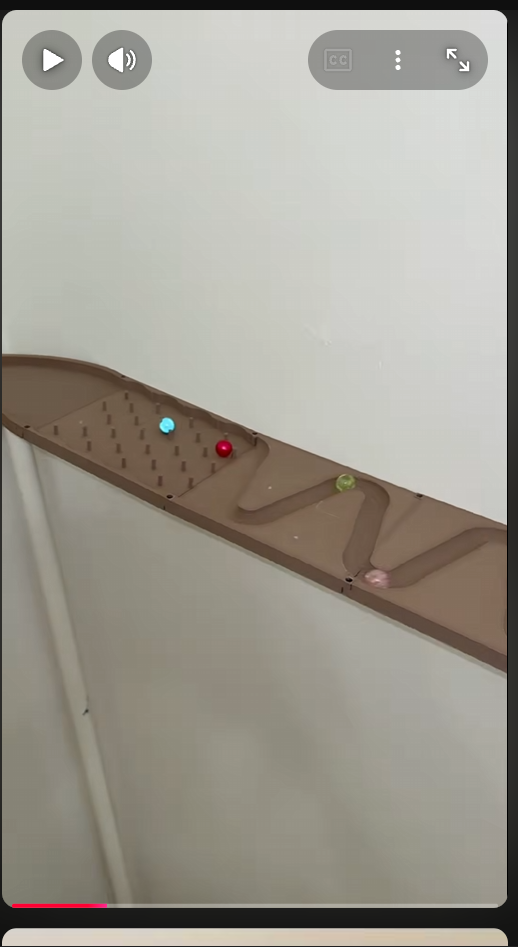
#> input picture docs/references/sloped_course_layout_reference.png, 518 x 947 px
$ python -i track_lab.py   (imports and definitions only)
#> lines starting #> are read from the running program, lines starting #| are printed output that depends on the picture
"""Render the track visual lab: hero stills, module lenses, sheets, a clip.

An art driver, like ``visual_lab.py`` and separate from it. It launches Godot
against ``scenes/TrackLabRender.tscn``, which builds the V2 machine from the
module scripts under ``godot/assets/marble_machine/v2/`` and photographs it. It
loads no replay, imports nothing from ``race`` or ``engine``, and cannot change
what a race does.

Finding Godot, in order: ``--godot``, then ``$GODOT_BIN`` or ``$GODOT4_BIN``,
then the PATH. The same rule every other render tool here follows.

Typical use::

    python tools/track_lab.py shots      # the six required stills
    python tools/track_lab.py sheets     # module sheet + target comparison
    python tools/track_lab.py sweeps     # elevation and azimuth sheets
    python tools/track_lab.py motion     # the short clip
    python tools/track_lab.py all
"""

from __future__ import annotations

import argparse
import glob
import os
import shutil
import subprocess
import sys
import time

from PIL import Image, ImageDraw, ImageFont

REPO = os.path.dirname(os.path.dirname(os.path.abspath(__file__)))
GODOT_PROJECT = os.path.join(REPO, "godot")
RENDER_SCENE = "scenes/TrackLabRender.tscn"

OUT_DOCS = os.path.join(REPO, "docs", "validation", "track_visual_v2")
OUT_MEDIA = os.path.join(REPO, "output", "track_visual_v2")
REFERENCE = os.path.join(REPO, "docs", "references",
                         "neon_marble_machine_concept.png")

WIDTH = 1080
HEIGHT = 1920
CLIP_FPS = 30
CLIP_SECONDS = 4.0

# Output revision. Renders are written as `<module>_<TAG>.png` so a refinement
# pass lands beside the version it refines instead of overwriting it - the
# point of a review branch is that the previous answer is still on disk to be
# compared against.
TAG = "v22"
TAG_LABEL = "V2.2"

# The reference sheet is a multi-panel infographic; its left column is the
# hero render of the machine and the only part a hero frame can be compared
# against. This fraction is the column's right edge.
REFERENCE_HERO_FRACTION = 0.335

HERO_SHOTS = ("hero", "start", "bowl", "track", "upper")
ELEVATION_SHOTS = ("e16", "e20", "e24", "e28")
AZIMUTH_SHOTS = ("a18", "a34", "a50", "a66")

GODOT_ENV_VARS = ("GODOT_BIN", "GODOT4_BIN")
GODOT_ON_PATH = ("godot", "godot4", "Godot_v4.7.2-stable_win64.exe")


class LabError(RuntimeError):
    """The render did not produce what was asked for."""


# --- locating Godot -------------------------------------------------------


# [82 lines left out: functions find_godot, run_godot, render_stills, render_clip, not called in this run]


# --- sheets ---------------------------------------------------------------


def _font(size: int) -> ImageFont.ImageFont:
    for name in ("segoeuib.ttf", "arialbd.ttf", "DejaVuSans-Bold.ttf"):
        try:
            return ImageFont.truetype(name, size)
        except OSError:
            continue
    return ImageFont.load_default()


def _labelled(image: Image.Image, text: str, height: int) -> Image.Image:
    """One panel, scaled to `height`, with a caption bar under it."""
    scale = height / image.height
    panel = image.resize((max(1, int(image.width * scale)), height),
                         Image.LANCZOS)
    bar = 54
    out = Image.new("RGB", (panel.width, height + bar), (10, 14, 20))
    out.paste(panel, (0, 0))
    draw = ImageDraw.Draw(out)
    draw.text((16, height + 14), text, font=_font(26), fill=(214, 232, 244))
    return out


def _row(panels: list[Image.Image], gap: int = 14) -> Image.Image:
    width = sum(p.width for p in panels) + gap * (len(panels) - 1)
    height = max(p.height for p in panels)
    sheet = Image.new("RGB", (width, height), (10, 14, 20))
    x = 0
    for panel in panels:
        sheet.paste(panel, (x, 0))
        x += panel.width + gap
    return sheet


# [34 lines left out: functions module_sheet, target_comparison, sweep_sheet, not called in this run]


def phone_sheet(hero: str, destination: str) -> None:
    """The hero at the size a phone actually shows it, beside a 2x crop.

    A hero frame is reviewed at 1080x1920 and then shipped to a screen a
    third that size, and detail that survives one does not always survive the
    other. The crop is there so the sheet answers both questions at once.
    """
#> called with destination = 'out.png'
    full = Image.open(hero)
#> full is the input picture: PIL image 518x947 RGBA; mean R, G, B, A 159.2, 155.7, 146.1, 255
    small = full.resize((390, int(390 * full.height / full.width)),
                        Image.LANCZOS)
    crop = full.crop((int(full.width * 0.18), int(full.height * 0.26),
                      int(full.width * 0.86), int(full.height * 0.62)))
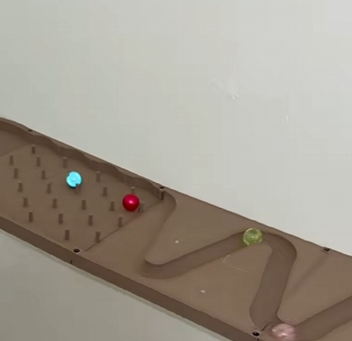
#> crop: PIL image 352x341 RGBA; mean R, G, B, A 163.2, 156.4, 145.1, 255
    crop = crop.resize((390, int(390 * crop.height / crop.width)), Image.LANCZOS)
#> crop: PIL image 390x377 RGBA
    panels = [_labelled(small, "PHONE 390px", small.height),
              _labelled(crop, "PHONE DETAIL", small.height)]
#> in _labelled, `out = Image.new("RGB", (panel.width, height + bar), (10, 14, 20))`:
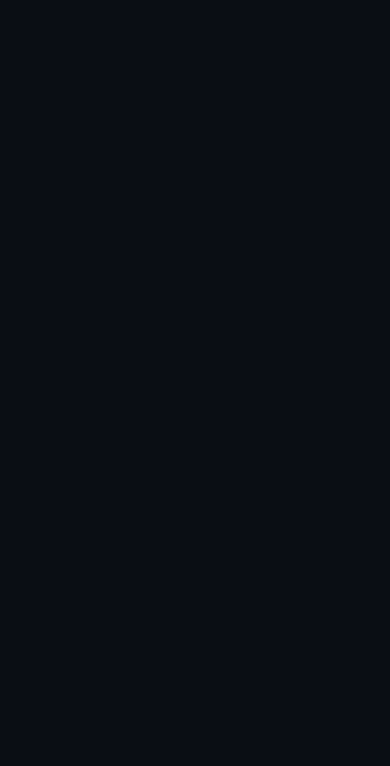
#> out: PIL image 390x766 RGB; mean R, G, B 10, 14, 20
#> in _labelled, `out.paste(panel, (0, 0))`:
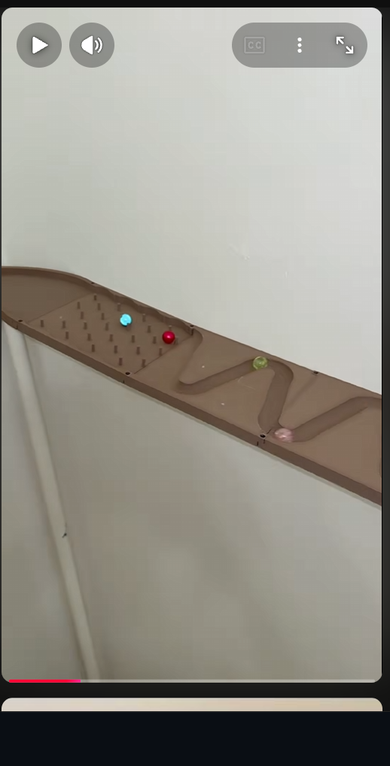
#> out: PIL image 390x766 RGB; mean R, G, B 148.7, 145.7, 137.3
#> call 2 of _labelled, with text = 'PHONE DETAIL', height = 712
#> in _labelled (call 2), `scale = height / image.height`: scale = 1.89
#> in _labelled (call 2), `out = Image.new("RGB", (panel.width, height + bar), (10, 14, 20))`:
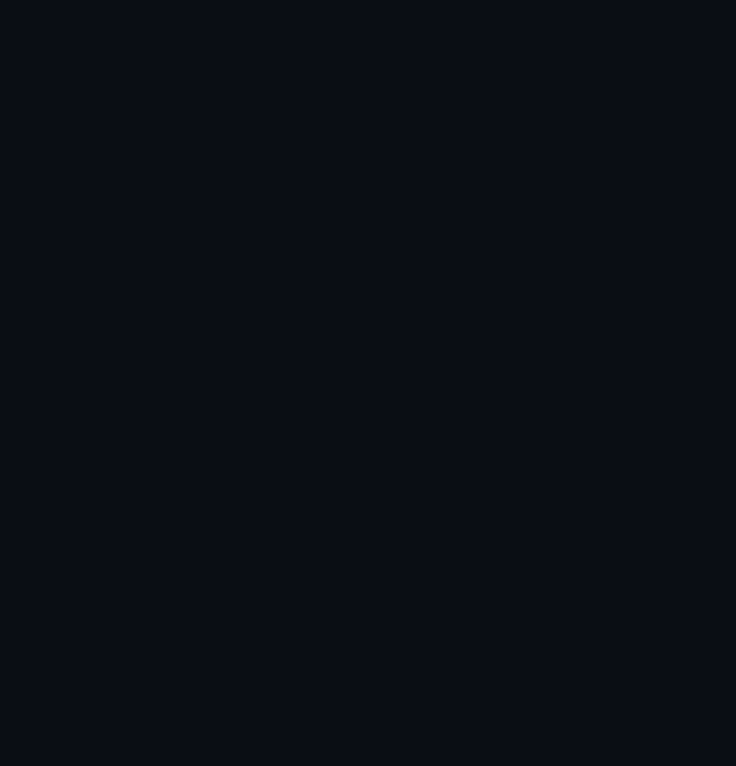
#> out: PIL image 736x766 RGB; mean R, G, B 10, 14, 20
#> in _labelled (call 2), `out.paste(panel, (0, 0))`:
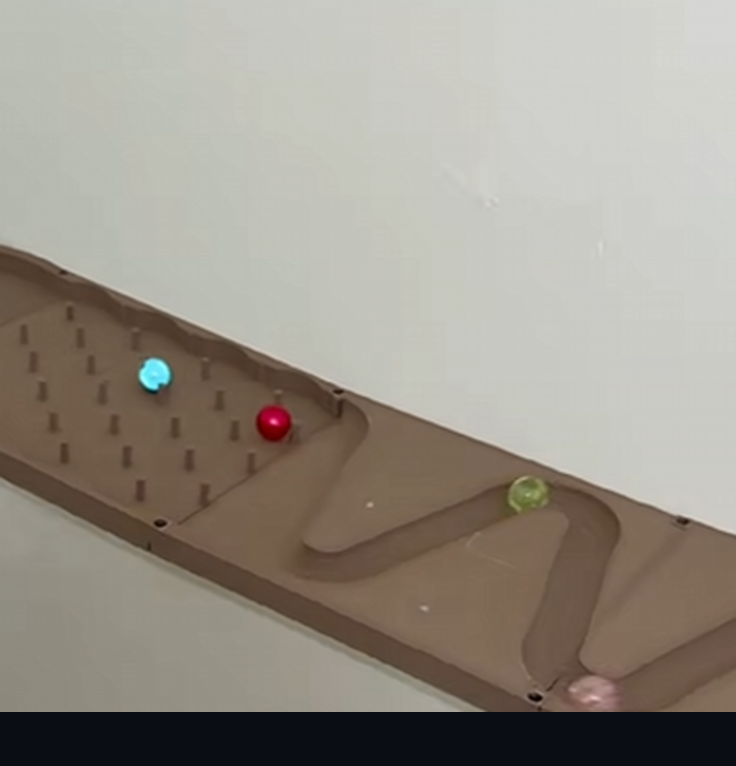
#> out: PIL image 736x766 RGB; mean R, G, B 152.4, 146.3, 136.3
    _row(panels).save(destination)
#> in _row, `width = sum(p.width for p in panels) + gap * (len(panels) - 1)`: width = 1140
#> in _row, `height = max(p.height for p in panels)`: height = 766
#> in _row, `sheet = Image.new("RGB", (width, height), (10, 14, 20))`:
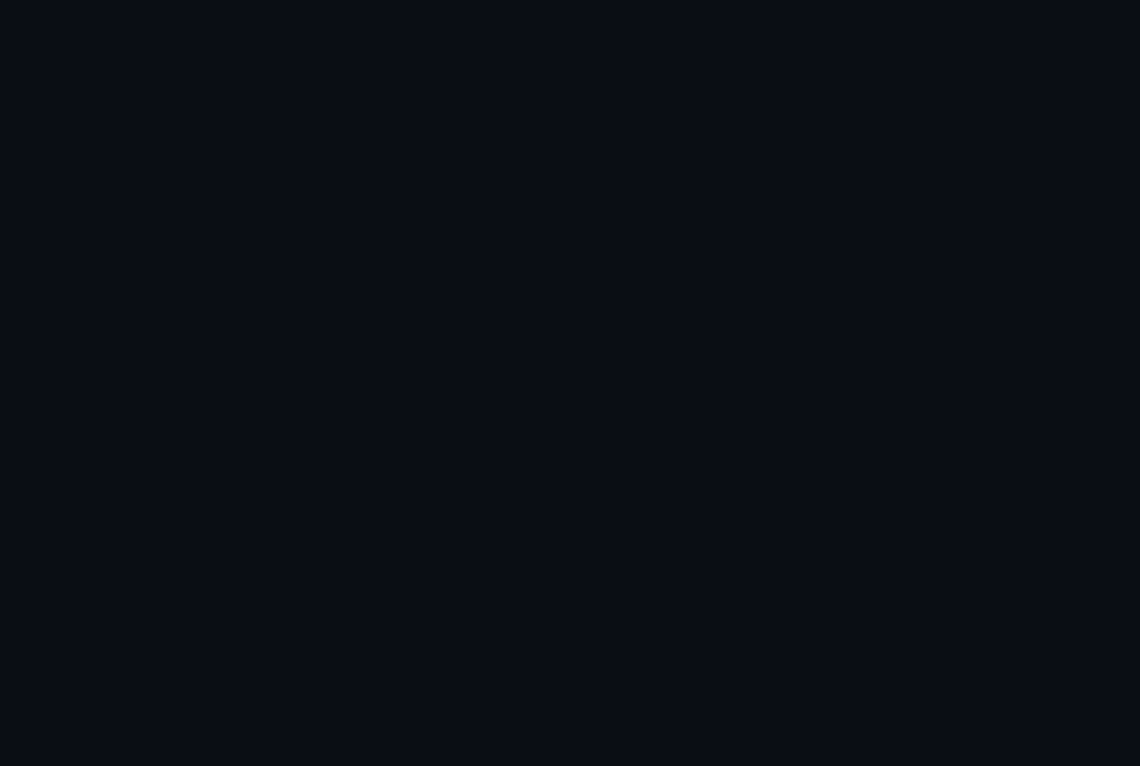
#> sheet: PIL image 1140x766 RGB; mean R, G, B 10, 14, 20
#> the loop in _row, `for panel in panels:` made 2 passes
#> x on passes 1 to 2: 404, 1154
#> after the loop in _row, `for panel in panels:`:
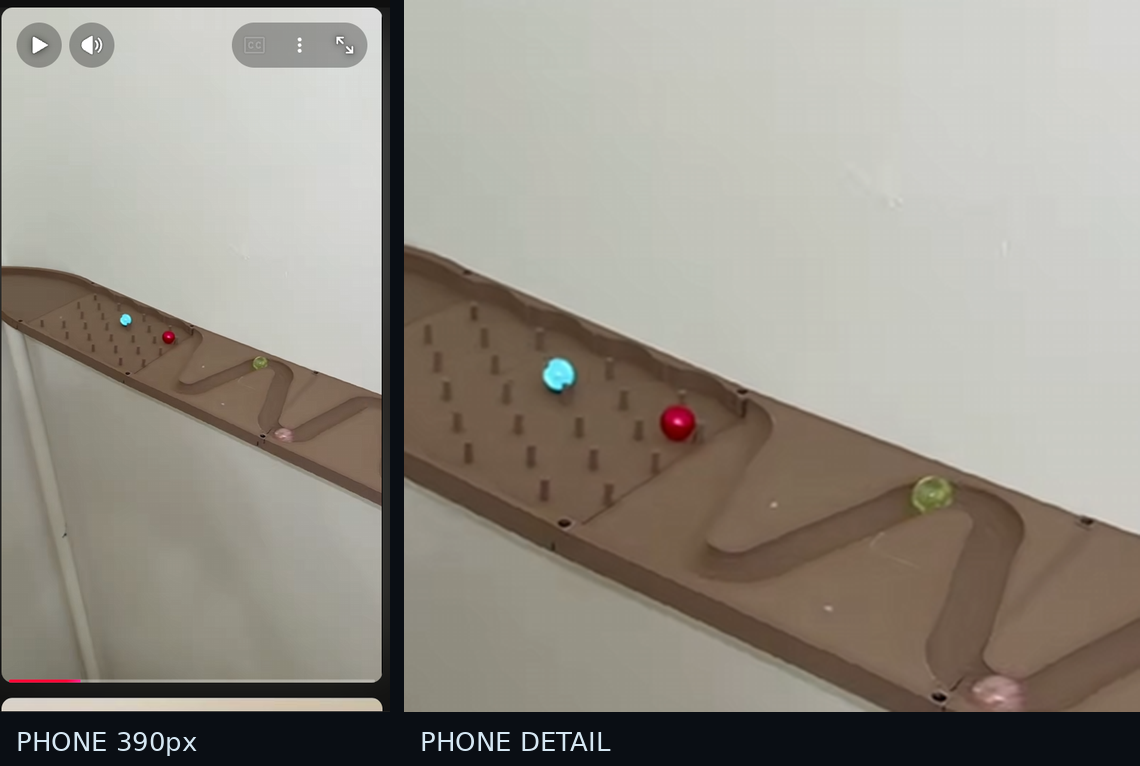
#> sheet: PIL image 1140x766 RGB; mean R, G, B 149.9, 145, 135.7
#> after the loop in _row, `for panel in panels:`: x = 1154
    print(f"  phone -> {destination}")


# --- clip -----------------------------------------------------------------


# [68 lines left out: functions encode, main, not called in this run]


# [6 lines not run here, left out]

>>> result = phone_sheet('../docs/references/sloped_course_layout_reference.png', 'out.png')
